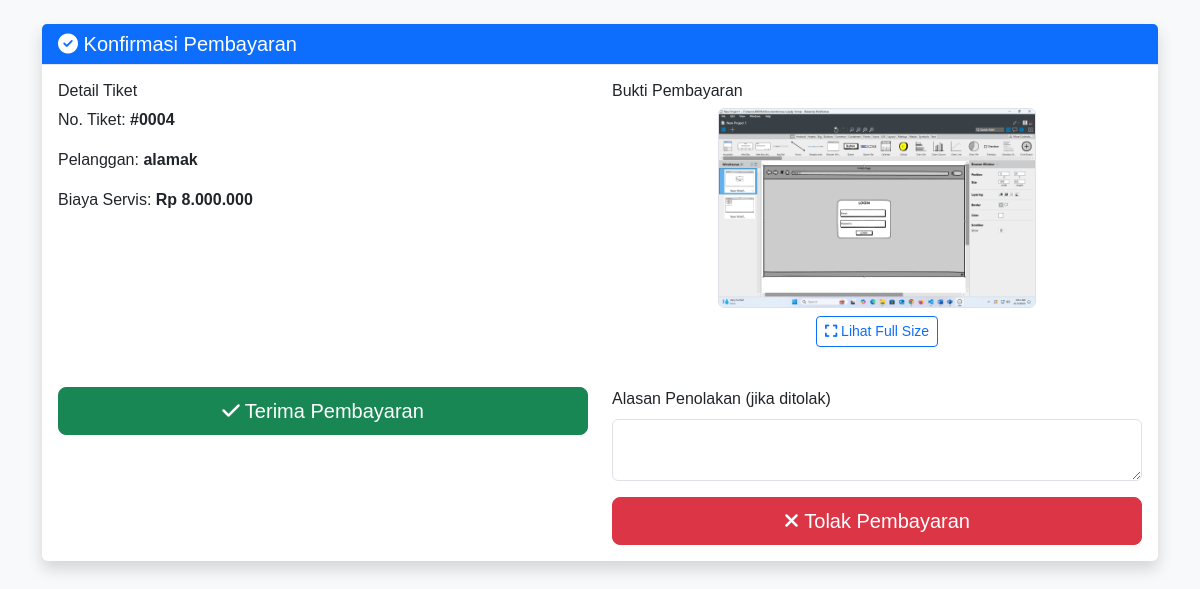
Page /admin/konfirmasi_pembayaran.php?id=4 (signed in) on the committed database.
### tables this page shows
CREATE TABLE `tiket_servis` (
  `id` int NOT NULL,
  `user_id` int NOT NULL,
  `device_type` enum('hp','laptop','komputer') NOT NULL,
  `keluhan` text NOT NULL,
  `status` enum('pending','dikonfirmasi_admin','diproses_teknisi','selesai_diperbaiki','menunggu_pembayaran','lunas','servis_dibatalkan') DEFAULT 'pending',
  `biaya_servis` decimal(10,2) DEFAULT '0.00',
  `keterangan_teknisi` text,
  `bukti_pembayaran` varchar(255) DEFAULT NULL,
  `tanggal_dibuat` datetime DEFAULT CURRENT_TIMESTAMP,
  `tanggal_selesai` datetime DEFAULT NULL,
  `teknisi_id` int DEFAULT NULL,
  `keterangan_admin` varchar(225) DEFAULT NULL
);

CREATE TABLE `users` (
  `id` int NOT NULL,
  `username` varchar(50) NOT NULL,
  `password` varchar(50) NOT NULL,
  `nama` varchar(100) NOT NULL,
  `no_hp` varchar(20) NOT NULL,
  `role` enum('admin','teknisi','pelanggan') NOT NULL
);

### config/koneksi.php (called while the page is built, shortened)
<?php
$host = 'localhost';
$user = 'root';
$password = '';
$database = 'servis_komputer_db';
$koneksi = new mysqli($host, $user, $password, $database);
function bersihkan($data) {
    global $koneksi;
    return $koneksi->real_escape_string(strip_tags(trim($data)));
}
?>

### admin/konfirmasi_pembayaran.php (the view, shortened to what this page needs)
<?php
require '../config/koneksi.php';
$tiket_id = bersihkan($_GET['id']);
$tiket = $koneksi->query("SELECT t.*, u.nama as nama_pelanggan
                         FROM tiket_servis t
                         JOIN users u ON t.user_id = u.id
                         WHERE t.id='$tiket_id' AND t.status='menunggu_pembayaran'")->fetch_assoc();
?>
<!DOCTYPE html>
<html lang="en">
<head>
    <link href="../../assets/css/bootstrap.min.css" rel="stylesheet">
    <link rel="stylesheet" href="https://cdnjs.cloudflare.com/ajax/libs/font-awesome/6.0.0/css/all.min.css">
</head>
<body>
    <?php include '../../includes/navbar_admin.php'; ?>
    <div class="container mt-4">
        <div class="card shadow">
            <div class="card-header bg-primary text-white">
                <h5 class="mb-0"><i class="fas fa-check-circle"></i> Konfirmasi Pembayaran</h5>
            </div>
            <div class="card-body">
                <div class="row mb-4">
                    <div class="col-md-6">
                        <h6>Detail Tiket</h6>
                        <p>No. Tiket: <strong>#<?= str_pad($tiket['id'], 4, '0', STR_PAD_LEFT) ?></strong></p>
                        <p>Pelanggan: <strong><?= $tiket['nama_pelanggan'] ?></strong></p>
                        <p>Biaya Servis: <strong>Rp <?= number_format($tiket['biaya_servis'], 0, ',', '.') ?></strong></p>
                    </div>
                    <div class="col-md-6">
                        <h6>Bukti Pembayaran</h6>
                        <div class="text-center">
                            <img src="../uploads/pembayaran/<?= $tiket['bukti_pembayaran'] ?>"
                                 class="img-fluid rounded border"
                                 style="max-height: 200px;"
                                 alt="Bukti Pembayaran">
                            <p class="mt-2">
                                <a href="../../uploads/pembayaran/<?= $tiket['bukti_pembayaran'] ?>"
                                   target="_blank" class="btn btn-sm btn-outline-primary">
                                    <i class="fas fa-expand"></i> Lihat Full Size
                                </a>
                            </p>
                        </div>
                    </div>
                </div>
                <form method="POST">
                    <div class="row">
                        <div class="col-md-6">
                            <button type="submit" name="action" value="terima"
                                    class="btn btn-success btn-lg w-100">
                                <i class="fas fa-check"></i> Terima Pembayaran
                            </button>
                        </div>
                        <div class="col-md-6">
                            <div class="mb-3">
                                <label class="form-label">Alasan Penolakan (jika ditolak)</label>
                                <textarea name="keterangan" class="form-control" rows="2"></textarea>
                            </div>
                            <button type="submit" name="action" value="tolak"
                                    class="btn btn-danger btn-lg w-100">
                                <i class="fas fa-times"></i> Tolak Pembayaran
                            </button>
                        </div>
                    </div>
                </form>
            </div>
        </div>
    </div>
</body>
</html>

### includes/navbar_admin.php (style rules this page uses)
:root { --sidebar-width: 250px; --topbar-height: 56px; --primary-color: #4e73df; --secondary-color: #f8f9fc; }
body { font-family: 'Nunito', sans-serif; background-color: #f8f9fa; }
.card { border: none; box-shadow: 0 0.15rem 1.75rem 0 rgba(58, 59, 69, 0.1); margin-bottom: 20px; }
.card-header { background-color: #f8f9fc; border-bottom: 1px solid #e3e6f0; font-weight: 600; }

### rows in the picture
tiket_servis: id "0004", user.nama "alamak", biaya_servis "8.000.000", bukti_pembayaran (picture)
